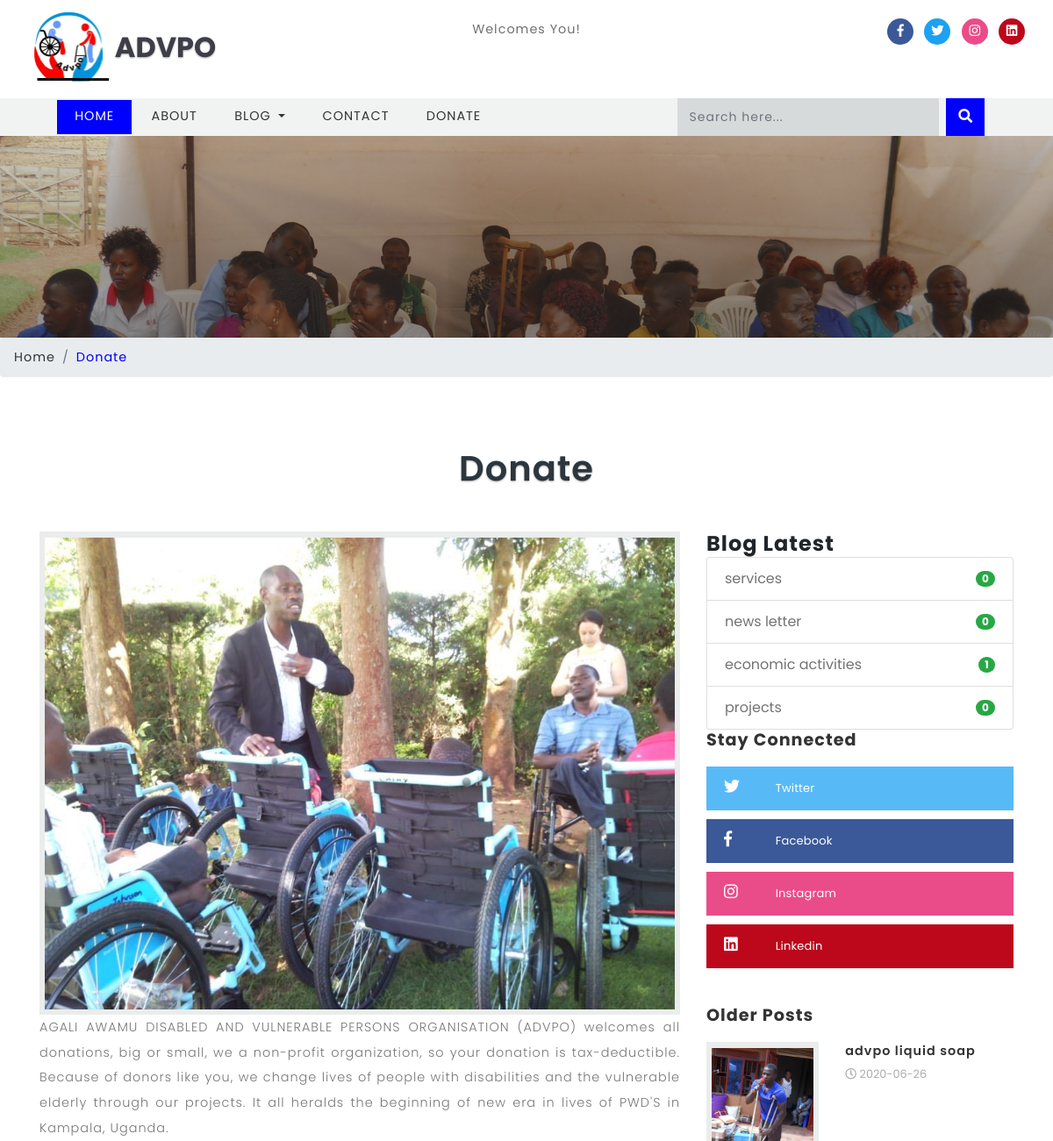
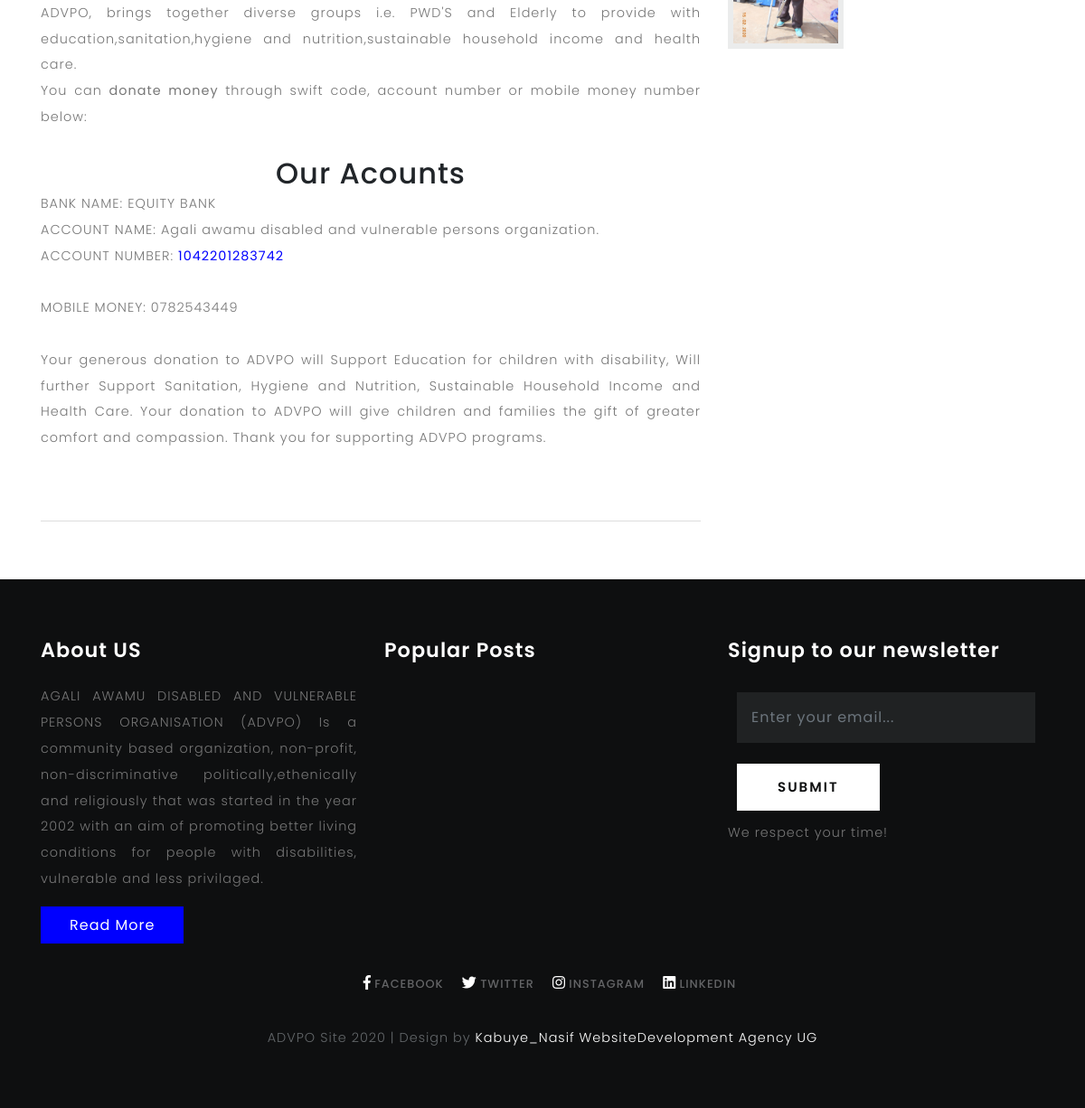
The app's page /donate.php with its own data (2 pictures, top to bottom).
### tables this page shows
CREATE TABLE IF NOT EXISTS `blog_categories` (
  `id` int(10) UNSIGNED NOT NULL AUTO_INCREMENT,
  `name` varchar(40) NOT NULL,
  PRIMARY KEY (`id`)
);

CREATE TABLE IF NOT EXISTS `blogs` (
  `id` int(10) UNSIGNED NOT NULL AUTO_INCREMENT,
  `title` varchar(190) NOT NULL,
  `tags` varchar(40) NOT NULL,
  `content` text NOT NULL,
  `photo` varchar(50) NOT NULL,
  `posted` varchar(40) NOT NULL,
  `date` date DEFAULT NULL,
  `author` varchar(40) DEFAULT NULL,
  `category` varchar(40) NOT NULL,
  PRIMARY KEY (`id`),
  KEY `category` (`category`)
);

### libs/fetch_data.php (the view, shortened to what this page needs)
<?php
function countcategories(){
	require("database/db_connect.php");
	$sql="SELECT * FROM blog_categories LIMIT 10";
	if ($result=mysqli_query($con,$sql))
	{
		foreach ($result as $categoriescount => $categorydata) {
			$categoryid=$categorydata['id'];
			$sql="SELECT * FROM blogs WHERE category='$categoryid'";
			if ($result=mysqli_query($con,$sql)) {
				$rowcountcategory=mysqli_num_rows($result);
			}
			echo '<li class="list-group-item d-flex justify-content-between align-items-center">
			'.$categorydata['name'].'
			<span class="badge badge-success badge-pill">'.$rowcountcategory.'</span>
			</li>';
		}
	}
}
function getcategoriesmenu($table)
{
	require("database/db_connect.php");
	$sql="SELECT * FROM $table ";
	if ($result=mysqli_query($con,$sql))
	{
		$rowcount=mysqli_num_rows($result);
		if ($rowcount==0) {
			echo 'No Categories';
		}
		foreach ($result as $blog_categories => $category) {
			echo '<a class="dropdown-item" href="category.php?id='.$category['id'].'">'.$category['name'].'</a>
			<div class="dropdown-divider"></div>';
		}
	}
}
function getolderposts($table){
	require("database/db_connect.php");
	$sql="SELECT * FROM $table WHERE posted='publish' ORDER BY id ASC LIMIT 8";
	if ($result=mysqli_query($con,$sql))
	{
		foreach ($result as $olderposts => $op) {
			echo '<div class="blog-grids row mb-3">
			<div class="col-md-5 blog-grid-left">
			<a href="single.php?id='.$op['id'].'">
			<img src="blogadmin/images/'.$op['photo'].'" class="img-fluid" alt="fantastic cms">
			</a>
			</div>
			<div class="col-md-7 blog-grid-right">
			<h5>
			<a href="single.php?id='.$op['id'].'">'.$op['title'].'</a>
			</h5>
			<div class="sub-meta">
			<span>
			<i class="far fa-clock"></i> '.$op['date'].'</span>
			</div>
			</div>
			</div>';
		}
	}
}
?>

### css/single.css (style rules this page uses)
.tech-btm img { background: #fff; padding: 6px; }

### css/style.css (style rules this page uses)
html, body { margin: 0; font-size: 100%; font-family: 'Poppins', sans-serif; background: #fff; }
body a { text-decoration: none; transition: 0.5s all; -webkit-transition: 0.5s all; -moz-transition: 0.5s all; -o-transition: 0.5s all; -ms-transition: 0.5s all; }
h1, h2, h3, h4, h5, h6 { margin: 0; font-family: 'Poppins', sans-serif; letter-spacing:1px; }
a { text-decoration: none!important; }
.tech-btm img { background: #ebecec; padding: .4em; }
.tech-btm h5 { font-size: 0.9em; line-height: 1.4em; font-weight: 600; }
.tech-btm h5 a { color:#333; }
.sub-meta span { font-size: 0.8em; color: #a9abad; line-height: 2.5em; }

### records on screen
blog_categories: name "services", rowcountcategory "0"
blog_categories: name "news letter", rowcountcategory "0"
blog_categories: name "economic activities", rowcountcategory "1"
blog_categories: name "projects", rowcountcategory "0"
blogs: photo (picture), title "advpo liquid soap", date "2020-06-26"
